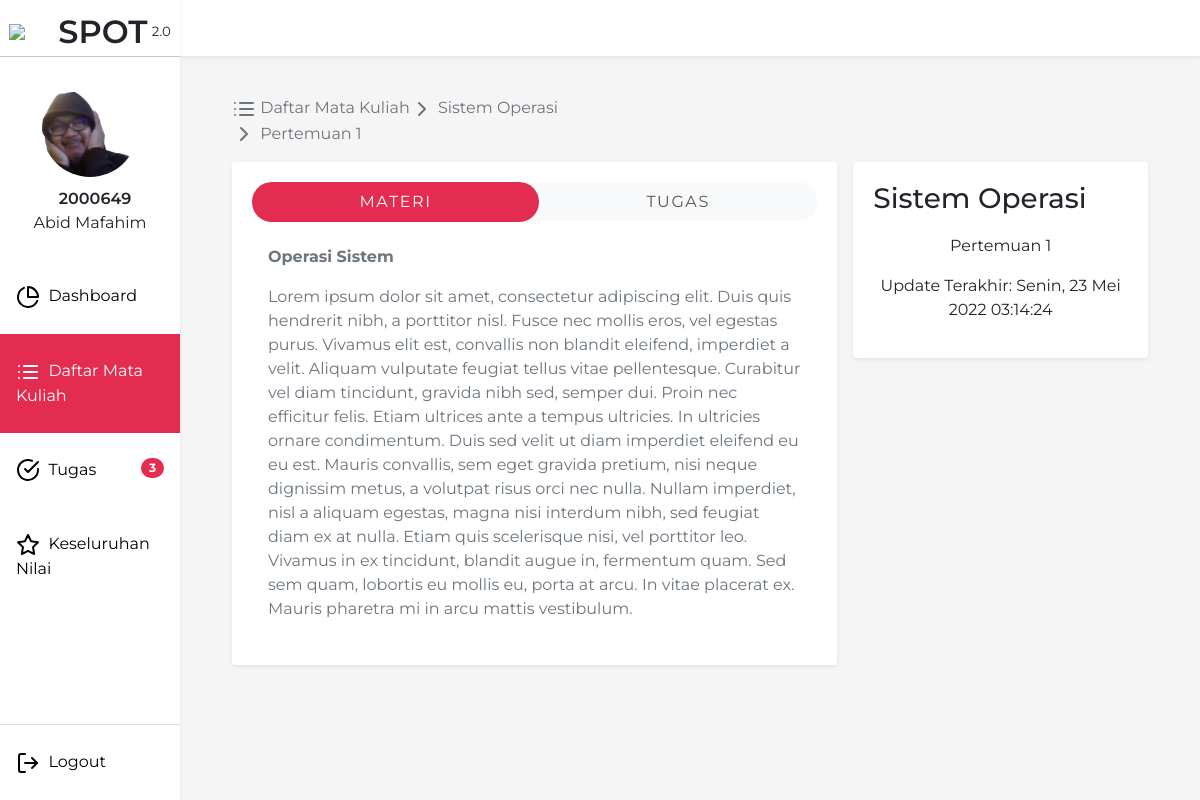
The page /MataKuliah/PT502/1 (signed in) on the database its author committed.
### tables this page shows
CREATE TABLE `mahasiswa` (
  `npm` int(10) UNSIGNED NOT NULL,
  `name` varchar(255) NOT NULL,
  `avatar` varchar(255) NOT NULL DEFAULT 'default.jpg'
);

CREATE TABLE `materi` (
  `id_materi` int(11) NOT NULL,
  `kd_matkul` varchar(15) NOT NULL,
  `pertemuan` int(3) NOT NULL,
  `judul` varchar(128) NOT NULL,
  `highlight` text NOT NULL,
  `deskripsi` text NOT NULL,
  `last_update` datetime NOT NULL
);

CREATE TABLE `matakuliah` (
  `kd_matkul` varchar(15) NOT NULL,
  `nid` int(10) UNSIGNED NOT NULL,
  `nid2` int(10) UNSIGNED NOT NULL,
  `nama_matkul` varchar(100) NOT NULL,
  `description` text NOT NULL,
  `sks` int(11) NOT NULL,
  `waktu` time NOT NULL,
  `hari` enum('Senin','Selasa','Rabu','Kamis','Jumat','Sabtu') NOT NULL
);

### Database/Query.php (called while the page is built, shortened)
<?php
class Query {
    private $resource;
    private $columns = array("*");
    private $select;
    private $where = array();
    private $limit;
    private $orderBy;
    private $joinVal = array("");
    private $mainTable;
    private $groupBy;
    public function reset() {
        $this->resource = null;
        $this->columns = array("*");
        $this->select = null;
        $this->where = array();
        $this->limit = null;
        $this->orderBy = null;
        $this->joinVal = array("");
        $this->mainTable = null;
        $this->groupBy = null;
    }
    public function query($sql) {
        $this->resource = mysqli_query(mysqli_connect("localhost", "root", "", "penilaian-app"), $sql);
        return $this;
    }
    public function table($table)
    {
        $this->mainTable = $table;
        $this->select = "SELECT " . implode(",", $this->columns) . " FROM $table AS $table ";
        return $this;
    }
    public function columns(array $column)
    {
        $this->columns = $column;
        return $this;
    }
    public function where($column, $value, $operator = "=")
    {
        array_push($this->where, " $column $operator '$value' ");
        $this->where[0] = (count($this->where) < 2 ? " WHERE " . $this->where[0] : $this->where[0]);
        return $this;
    }
    public function limit($limit)
    {
        $this->limit = " LIMIT " . $limit;
        return $this;
    }
    public function join($table, $column, $column2 = "",  $method = "INNER")
    {
        $column2 = $column2 == "" ? $column : $column2;
        $column2On = "";
        if(str_contains($column2, '.')){
            $column2On = $column2;
        } else {
            $column2On = $this->mainTable . ".$column2";
        }
        array_push($this->joinVal, "$method JOIN $table AS $table ON $table.$column = $column2On ");
        return $this;
    }
    public function get($table = "")
    {
        $this->mainTable = $table == "" ? $this->mainTable : $table;
        $this->select = $this->select == NULL ?  "SELECT " . implode($this->columns) . " FROM $table " : $this->select;
        $sql = $this->select
        . implode("", $this->joinVal)
        . implode(" AND ", $this->where)
        . $this->groupBy
        . $this->limit
        . $this->orderBy;
        $this->resource = mysqli_query(mysqli_connect("localhost", "root", "", "penilaian-app"), $sql);
        return $this;
    }
    public function fetch()
    {
        $result = Array();
        while ($row = mysqli_fetch_assoc($this->resource)) {
            $result[] = $row;
        }
        return $result;
    }
    public function count()
    {
        return $this->resource->num_rows;
    }
}

### App/Helper.php (called while the page is built, shortened)
<?php
class Helper {
    public function convertDay($day)
    {
        $days = ['Minggu', 'Senin', 'Selasa', 'Rabu', 'Kamis', 'Jumat', 'Sabtu'];
        return $days[$day];
    }
    public function convertMonth($month)
    {
        $months = ['', 'Januari', 'Februari', 'Maret', 'April', 'Mei', 'Juni', 'Juli', 'Agustus', 'September', 'Oktober', 'November', 'Desember'];
        return $months[$month];
    }
    public function convertSQLDate($date, $filter = "")
    {
        $strtotime = strtotime($date);
        $phpdate = NULL;
        if($filter == "NO_DATE"){
            $phpdate = date('H:i', $strtotime);
        } elseif ($filter == "NO_TIME") {
            $phpdate = $this->convertDay(date("w", $strtotime)) . ", " . date("d", $strtotime) . " " . $this->convertMonth(date("n", $strtotime)) . " " . date("Y", $strtotime);
        } else {
            $phpdate = $this->convertDay(date("w", $strtotime)) . ", " . date('d', $strtotime) . ' ' . $this->convertMonth(date('n', $strtotime)) . ' ' . date('Y', $strtotime) . ' ' . date('H:i:s', $strtotime);
        }
        return $phpdate;
    }
}

### views/mahasiswa/materi.php (the view, shortened to what this page needs)
<!DOCTYPE html>
<html>
<head>
  <link href="https://cdn.jsdelivr.net/npm/bootstrap@5.1.3/dist/css/bootstrap.min.css" rel="stylesheet"
>
  <link href="\css\materi.css" rel="stylesheet" type="text/css" />
  <link href="\css\component\navbar.css" rel="stylesheet" type="text/css" />
</head>
<body>
  <?php include('components/sidebar.php'); ?>
  <div class="main-content">
    <div class="p-3">
      <div class="row">
        <div class="col-md-6">
          <div aria-label="breadcrumb">
            <ol class="breadcrumb">
              <a href="/MataKuliah">
                <li class="breadcrumb-item active" aria-current="page">
                    <span class="breadcrumb-item-text"><i class="icon ico-dark" data-feather="list"></i>&nbsp;Daftar Mata Kuliah</span>
                </li>
              </a>
              <a href=<?= "/MataKuliah/" . $kodeMatkul ?>>
                <li class="breadcrumb-item active" aria-current="page">
                  <?php
                    $row = $DB->table('materi')->join('matakuliah', 'kd_matkul')->where('materi.id_materi', $idMateri)->get()->fetch();
                  ?>
                  <span class="breadcrumb-item-text"><i class="icon ico-dark" data-feather="chevron-right"></i>&nbsp;<?= $row[0]["nama_matkul"] ?></span>
                </li>
              </a>
              <a href="materi.html">
                <li class="breadcrumb-item active" aria-current="page">
                  <span class="breadcrumb-item-text"><i class="icon ico-dark"
                      data-feather="chevron-right"></i>&nbsp;Pertemuan <?= $row[0]["pertemuan"] ?></span>
                </li>
              </a>
            </ol>
          </div>
        </div>
      </div>
      <div class="row g-3">
        <div class="col-lg-4 order-lg-2">
          <div class="sum-nilai-card shadow-sm rounded">
            <h3><?= $row[0]["nama_matkul"] ?></h3>
            <p style="text-align:center;" class="nilai-desc">Pertemuan <?= $row[0]["pertemuan"] ?></p>
            <p style="text-align:center;" class="nilai-desc">Update Terakhir: <?= $helper->convertSQLDate($row[0]["last_update"]) ?></p>
          </div>
        </div>
        <div class="col-lg-8 order-lg-1">
          <div class="sum-nilai-card shadow-sm rounded">
            <ul id="myTab" role="tablist"
              class="nav nav-tabs nav-pills flex-column flex-sm-row text-center bg-light border-0 rounded-nav">
              <li class="nav-item flex-sm-fill">
                <a id="materi-tab" data-toggle="tab" href="#materi" role="tab" aria-controls="materi"
                  aria-selected="true" class="nav-link border-0 text-uppercase font-weight-bold active">Materi</a>
              </li>
              <li class="nav-item flex-sm-fill">
                <a id="tugas-tab" data-toggle="tab" href="#tugas" role="tab" aria-controls="tugas" aria-selected="false"
                  class="nav-link border-0 text-uppercase font-weight-bold">Tugas</a>
              </li>
            </ul>
            <div id="myTabContent" class="tab-content">
              <div id="materi" role="tabpanel" aria-labelledby="materi-tab" class="tab-pane fade px-3 py-4 show active">
                <p class="text-muted">
                  <b><?= $row[0]["judul"] ?></b>
                </p>
                <p class="text-muted mb-0">
                  <?= $row[0]["deskripsi"] ?>
                </p>
              </div>
            </div>
          </div>
        </div>
      </div>
    </div>
  </div>
</body>
</html>

### components/sidebar.php (shortened to what this page needs)
<?php
$request = $_SERVER['REQUEST_URI'];
$requestParsed = explode("/", strtolower(parse_url($_SERVER['REQUEST_URI'], PHP_URL_PATH)));
$active_menu = 'class="active"';
?>
<link rel="stylesheet" href="//code.jquery.com/ui/1.13.1/themes/base/jquery-ui.css">
<nav class="shadow-sm">
</nav>
<?php
  if($_SESSION["level"] == "mahasiswa"){
?>
<div class="sidebar shadow-sm">
    <div class="brand">
      <img class="logo" src="/assets/image/Logo_Almamater_UPI.svg" width="45">
      <span class="brand-name">SPOT</span>
      <span class="brand-version">2.0</span>
    </div>
    <hr style="margin: 0;">
    <div class="login-info">
      <div class="avatar-circle" id="profilePicture" title="Kami merekomendasikan menggunakan gambar dengan rasio 1:1">
        <?php
          $fileName = $DB->columns(['avatar'])->table('mahasiswa')->where('npm', $_SESSION['npm'])->limit('1')->get()->fetch();
          $DB->reset();
        ?>
        <img class="avatar" id="avatarPicture" src="/assets/image/profile/<?= $fileName[0]['avatar'] ?>" alt="profile" width="72">
      </div>
      <span class="name"><?= $_SESSION['npm'] ?></span>
      <span class="nim"><?= ucwords(strtolower($_SESSION['name'])) ?></span>
    </div>
    <a <?= ($requestParsed[1] == 'dashboard' || $request == '/') ? $active_menu : '' ?> href="/">
      <i class="icon" data-feather="pie-chart"></i>
      <span class="menu-name">&nbsp;Dashboard</span>
    </a>
    <a <?= ($requestParsed[1] == 'matakuliah') ? $active_menu : '' ?> href="/MataKuliah">
      <i class="icon" data-feather="list"></i>
      <span class="menu-name">&nbsp;Daftar Mata Kuliah</span>
    </a>
    <a <?= ($requestParsed[1] == 'tugas') ? $active_menu : '' ?> href="/Tugas">
      <i class="icon" data-feather="check-circle"></i>
      <span class="menu-name">&nbsp;Tugas</span>
      <?php
      $getNFTugas = $DB->query("CALL getNFTugas(2000649)")->count();
      if($getNFTugas > 0 ) {
      ?>
      <span class="badge"><?= $getNFTugas ?></span>
      <?php } ?>
    </a>
    <a <?= ($requestParsed[1] == 'nilai') ? $active_menu : '' ?> href="/Nilai">
      <i class="icon" data-feather="star"></i>
      <span class="menu-name">&nbsp;Keseluruhan Nilai</span>
    </a>
    <a class="menu-settings logout" href="/Logout">
      <i class="icon" data-feather="log-out"></i>
      <span class="menu-name">&nbsp;Logout</span>
    </a>
  </div>
  <?php } else {echo "no level?" . $_SESSION["level"];} ?>

### css/materi.css (style rules this page uses)
body { background-color: rgb(245, 245, 245); margin: 0 auto; width: 100vw; height: 100vh; font-family: 'Montserrat', sans-serif; }
h1, h2, h3, h4 { display: inline-block; }
.main-content { margin-left: 18vw; margin-right: 3vw; padding-top: 10vh; }
.breadcrumb-item svg { z-index: -1; }
.breadcrumb-item-text { display: inline-block; vertical-align: middle; }
.sum-nilai-card { background-color: white; padding: 20px; }
.nilai-desc { margin-top: 10px; font-size: 12pt; }
p.text-muted, p.text-muted.mb-0 { text-align: left; }
@media (min-width: 576px) { .rounded-nav { border-radius: 50rem !important; } }
@media (min-width: 576px) { .rounded-nav .nav-link { border-radius: 50rem !important; } }
a#materi-tab.nav-link.border-0.text-uppercase.font-weight-bold.active, a#tugas-tab.nav-link.border-0.text-uppercase.font-weight-bold.active, a#evaluasi-tab.nav-link.border-0.text-uppercase.font-weight-bold.active { background-color: var(--primaryColor) !important; }
.nav-pills .nav-link { color: #555; }
.text-uppercase { letter-spacing: 0.1em; }

### css/component/navbar.css (style rules this page uses)
:root { --primaryColor: #e42c51; }
nav { width: 85vw; background-color: rgb(255, 255, 255); position: fixed; margin: 0; padding: 0; height: 7vh; overflow: auto; right: 0; display: flex; justify-content: flex-end; padding-right: 3vw; overflow: unset; }
.sidebar { margin: 0; padding: 0; width: 15vw; background-color: rgb(255, 255, 255); position: fixed; height: 100vh; overflow: auto; }
.brand { padding-top: 1vh; height: 7vh; text-align: center; }
.brand-name { display: inline-block; vertical-align: middle; font-size: 24pt; font-weight: 600; }
.brand-version { font-size: 10pt; margin-top: 15px; }
.logo { display: inline-block; vertical-align: middle; height: auto !important; max-width: 45px; }
.login-info { text-align: center; padding-top: 3vh; padding-bottom: 3vh; }
.avatar-circle { position: relative; width: 96px; aspect-ratio: 1; margin-left: auto; margin-right: auto; cursor: pointer; }
.avatar { width: 100%; height: 100%; object-fit: cover; border-radius: 100px; object-position: center; display: block; }
.name { margin-top: 10px; display: block; margin-left: 10px; font-weight: 600; }
.sidebar a { display: block; color: black; padding: 25px 16px; text-decoration: none; transition: background-color 100ms linear; }
.sidebar a.active { background-color: var(--primaryColor); color: white; }
.badge { position: inherit; float: right; width: max-content; border-radius: 100vh; }
a:not(.active)>.badge { background-color: var(--primaryColor); border-radius: 200px; }
.icon { position: relative; text-align: c; }
.logout { border-top: 1px solid rgb(218, 218, 218); position: absolute; bottom: 0; }
a.logout { color: rgb(2, 2, 2); width: 100%; }

### rows shown on the page
mahasiswa: avatar (picture)
materi: kd_matkul.nama_matkul "Sistem Operasi", pertemuan "1", last_update "Senin, 23 Mei 2022 03:14:24", judul "Operasi Sistem", deskripsi "Lorem ipsum dolor sit amet, consectetur adipiscing elit. Duis quis hendrerit nibh, a porttitor nisl. Fusce nec mollis eros, vel egestas purus. Vivamus elit est, convallis non blandit eleifend, imperdiet a velit. Aliquam vulputate feugiat tellus vitae pellentesque. Curabitur vel diam tincidunt, gravida nibh sed, semper dui. Proin nec efficitur felis. Etiam ultrices ante a tempus ultricies. In ultricies ornare condimentum. Duis sed velit ut diam imperdiet eleifend eu eu est. Mauris convallis, sem eget gravida pretium, nisi neque dignissim metus, a volutpat risus orci nec nulla. Nullam imperdiet, nisl a aliquam egestas, magna nisi interdum nibh, sed feugiat diam ex at nulla. Etiam quis…"

### other values the page prints
$_SESSION['npm'] "2000649"
$_SESSION['name'] "Abid Mafahim"
$getNFTugas "3"
